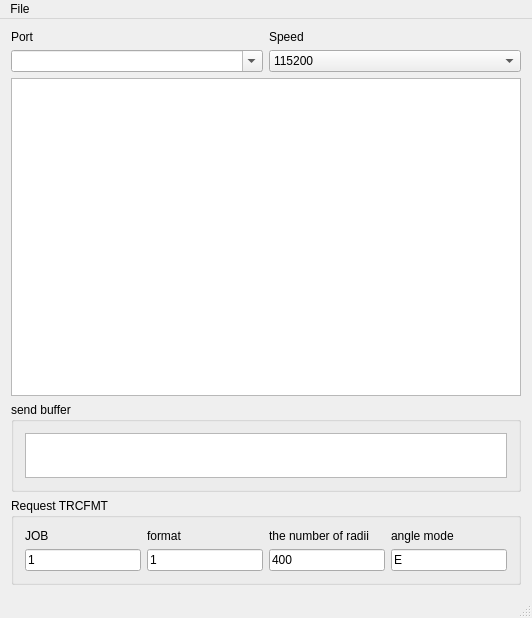
<?xml version="1.0" encoding="UTF-8"?>
<ui version="4.0">
 <class>MainWindow</class>
 <widget class="QMainWindow" name="MainWindow">
  <property name="geometry">
   <rect>
    <x>0</x>
    <y>0</y>
    <width>532</width>
    <height>618</height>
   </rect>
  </property>
  <property name="windowTitle">
   <string>MainWindow</string>
  </property>
  <widget class="QWidget" name="centralWidget">
   <layout class="QVBoxLayout" name="verticalLayout_8">
    <item>
     <layout class="QVBoxLayout" name="verticalLayout_3">
      <item>
       <layout class="QHBoxLayout" name="horizontalLayout">
        <item>
         <layout class="QVBoxLayout" name="verticalLayout">
          <item>
           <widget class="QLabel" name="label">
            <property name="text">
             <string>Port</string>
            </property>
           </widget>
          </item>
          <item>
           <widget class="QComboBox" name="comboBox_port">
            <property name="editable">
             <bool>true</bool>
            </property>
           </widget>
          </item>
         </layout>
        </item>
        <item>
         <layout class="QVBoxLayout" name="verticalLayout_2">
          <item>
           <widget class="QLabel" name="label_2">
            <property name="text">
             <string>Speed</string>
            </property>
           </widget>
          </item>
          <item>
           <widget class="QComboBox" name="comboBox_speed">
            <item>
             <property name="text">
              <string>115200</string>
             </property>
            </item>
            <item>
             <property name="text">
              <string>38400</string>
             </property>
            </item>
            <item>
             <property name="text">
              <string>9600</string>
             </property>
            </item>
           </widget>
          </item>
         </layout>
        </item>
       </layout>
      </item>
      <item>
       <widget class="QPlainTextEdit" name="plainTextEdit"/>
      </item>
     </layout>
    </item>
    <item>
     <widget class="QGroupBox" name="groupBox_2">
      <property name="maximumSize">
       <size>
        <width>16777215</width>
        <height>90</height>
       </size>
      </property>
      <property name="title">
       <string>send buffer</string>
      </property>
      <layout class="QGridLayout" name="gridLayout_2">
       <item row="0" column="0">
        <widget class="QPlainTextEdit" name="plainTextEdit_send">
         <property name="maximumSize">
          <size>
           <width>16777215</width>
           <height>80</height>
          </size>
         </property>
        </widget>
       </item>
      </layout>
     </widget>
    </item>
    <item>
     <widget class="QGroupBox" name="groupBox">
      <property name="title">
       <string>Request TRCFMT</string>
      </property>
      <layout class="QGridLayout" name="gridLayout">
       <item row="0" column="0">
        <layout class="QHBoxLayout" name="horizontalLayout_2">
         <item>
          <layout class="QVBoxLayout" name="verticalLayout_7">
           <item>
            <widget class="QLabel" name="label_6">
             <property name="text">
              <string>JOB</string>
             </property>
            </widget>
           </item>
           <item>
            <widget class="QLineEdit" name="lineEdit_job">
             <property name="text">
              <string>1</string>
             </property>
            </widget>
           </item>
          </layout>
         </item>
         <item>
          <layout class="QVBoxLayout" name="verticalLayout_6">
           <item>
            <widget class="QLabel" name="label_5">
             <property name="text">
              <string>format</string>
             </property>
            </widget>
           </item>
           <item>
            <widget class="QLineEdit" name="lineEdit_format">
             <property name="text">
              <string>1</string>
             </property>
            </widget>
           </item>
          </layout>
         </item>
         <item>
          <layout class="QVBoxLayout" name="verticalLayout_4">
           <item>
            <widget class="QLabel" name="label_3">
             <property name="text">
              <string>the number of radii</string>
             </property>
            </widget>
           </item>
           <item>
            <widget class="QLineEdit" name="lineEdit">
             <property name="text">
              <string>400</string>
             </property>
            </widget>
           </item>
          </layout>
         </item>
         <item>
          <layout class="QVBoxLayout" name="verticalLayout_5">
           <item>
            <widget class="QLabel" name="label_4">
             <property name="text">
              <string>angle mode</string>
             </property>
            </widget>
           </item>
           <item>
            <widget class="QLineEdit" name="lineEdit_angle">
             <property name="text">
              <string>E</string>
             </property>
            </widget>
           </item>
          </layout>
         </item>
        </layout>
       </item>
      </layout>
     </widget>
    </item>
   </layout>
  </widget>
  <widget class="QMenuBar" name="menuBar">
   <property name="geometry">
    <rect>
     <x>0</x>
     <y>0</y>
     <width>532</width>
     <height>19</height>
    </rect>
   </property>
   <widget class="QMenu" name="menuFILE">
    <property name="title">
     <string>File</string>
    </property>
    <addaction name="actionConnect"/>
    <addaction name="actionDisconnect"/>
    <addaction name="separator"/>
    <addaction name="actionSend"/>
    <addaction name="actionSend_buffer"/>
   </widget>
   <addaction name="menuFILE"/>
  </widget>
  <widget class="QStatusBar" name="statusBar"/>
  <action name="actionConnect">
   <property name="text">
    <string>&amp;Connect</string>
   </property>
  </action>
  <action name="actionDisconnect">
   <property name="text">
    <string>&amp;Disconnect</string>
   </property>
  </action>
  <action name="actionSend">
   <property name="text">
    <string>&amp;Request</string>
   </property>
  </action>
  <action name="actionSend_buffer">
   <property name="text">
    <string>&amp;Transmit</string>
   </property>
  </action>
 </widget>
 <layoutdefault spacing="6" margin="11"/>
 <resources/>
 <connections/>
</ui>
